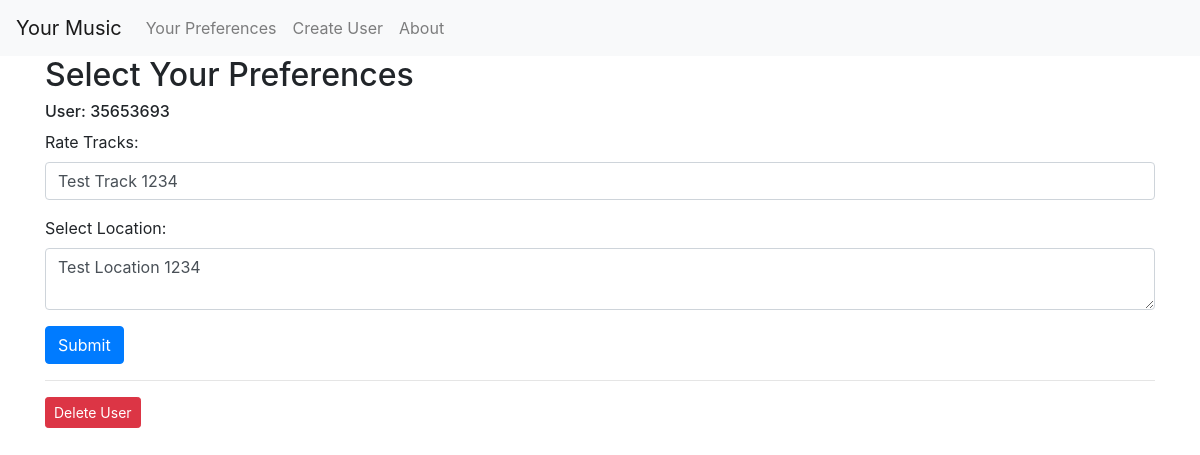
Page /user/35653693/edit on the earlier database version.
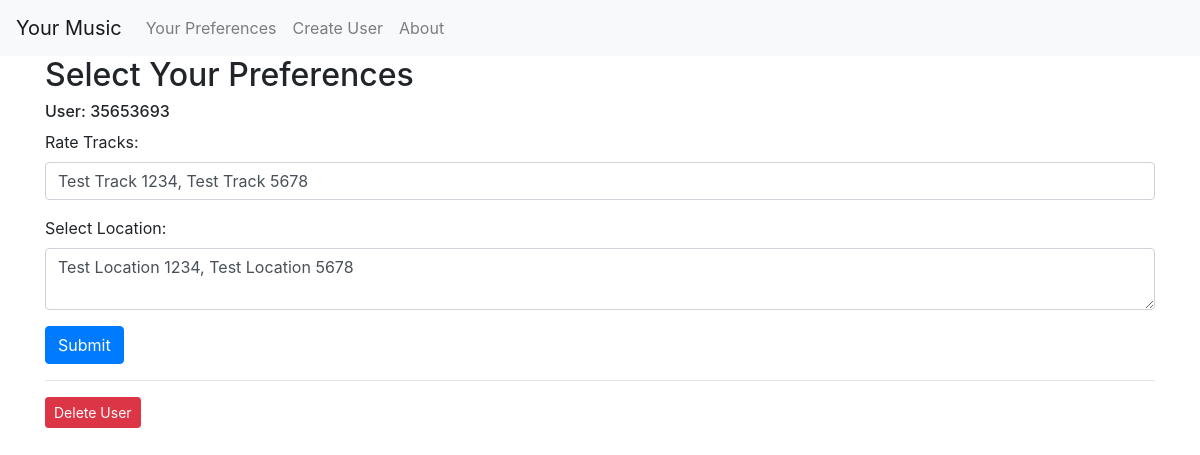
Same page on the later database version.
### tables this page shows
CREATE TABLE USER(
    user_Id INTEGER PRIMARY KEY
);

CREATE TABLE USER_PREFERENCE (
    user_Id INTEGER,
    tracks TEXT,
    location TEXT
);

### app.py (the view, shortened to what this page needs)
@app.route('/user/<int:user_id>/edit', methods=('GET', 'POST'))
def editUser(user_id):
    user = db.get_user(user_id)
    userPref = db.getPreferences(user_id)
    print("User Preference", userPref)
    return render_template('editUser.html', user=user, userPref=userPref)

### db_cmds.py (called while the page is built)
def get_db_connection():
    conn = sqlite3.connect('sqlite/database.db')
    conn.row_factory = sqlite3.Row
    return conn

def get_user(user_id):
    conn = get_db_connection()
    user = conn.execute('SELECT * FROM USER WHERE user_id = ?', (user_id,)).fetchone()
    conn.close()
    return user

def getPreferences(user_id):
    conn = get_db_connection()
    user_pref = conn.execute('Select tracks, location From USER_PREFERENCE WHERE user_id = ?', (user_id,)).fetchone()
    conn.close()
    return user_pref

### templates/editUser.html (shortened to what this page needs)
{% extends 'base.html' %}
{% block content %}
<form method="post">
    <h2>Select Your Preferences </h2>
    <h6>User: {{ user['user_id'] }} </h6>
    <div class="form-group">
        <label for="user_tracks">Rate Tracks:</label>
        <input type="text" name="user_tracks"
               placeholder="Post user_tracks" class="form-control"
               value="{{ request.form['user_tracks'] or userPref['tracks'] }}"></input>
    </div>
    <div class="form-group">
        <label for="location">Select Location:</label>
        <textarea name="location" placeholder="Post location"
                  class="form-control">{{ request.form['location'] or userPref['location']}}</textarea>
    </div>
    <div class="form-group">
        <button type="submit" class="btn btn-primary">Submit</button>
    </div>
</form>
<hr>
<form action="{{ url_for('deleteUser', user_id=user['user_id']) }}" method="POST">
    <input type="submit" value="Delete User"
            class="btn btn-danger btn-sm"
            onclick="return confirm('Are you sure you want to delete this User?')">
</form>
{% endblock %}

### templates/base.html (shortened to what this page needs)
<!doctype html>
<html lang="en">
  <head>
    <link rel="stylesheet" href="https://stackpath.bootstrapcdn.com/bootstrap/4.3.1/css/bootstrap.min.css">
  </head>
  <body>
    <nav class="navbar navbar-expand-md navbar-light bg-light">
        <a class="navbar-brand" href="{{ url_for('index')}}">Your Music</a>
        <div class="collapse navbar-collapse" id="navbarNav">
            <ul class="navbar-nav">
            <li class="nav-item" active>
                <a class="nav-link" href="{{url_for('settings')}}">Your Preferences</a>
            </li>
            <li class="nav-item" active>
                <a class="nav-link" href="{{url_for('createUser')}}">Create User</a>
            </li>
            <li class="nav-item ">
                <a class="nav-link" href="{{url_for('about')}}">About</a>
            </li>
            </ul>
        </div>
    </nav>
    <div class="container">
        {% block content %} {% endblock %}
    </div>
  </body>
</html>

Differences in the rows shown:
changed USER_PREFERENCE: user_tracks "Test Track 1234" → "Test Track 1234, Test Track 5678"; location "Test Location 1234" → "Test Location 1234, Test Location 5678"
